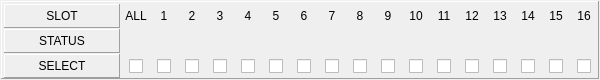
<?xml version="1.0" encoding="UTF-8"?>
<ui version="4.0">
 <class>CSlotBox</class>
 <widget class="QWidget" name="CSlotBox">
  <property name="geometry">
   <rect>
    <x>0</x>
    <y>0</y>
    <width>600</width>
    <height>80</height>
   </rect>
  </property>
  <property name="minimumSize">
   <size>
    <width>580</width>
    <height>80</height>
   </size>
  </property>
  <property name="maximumSize">
   <size>
    <width>600</width>
    <height>120</height>
   </size>
  </property>
  <property name="windowTitle">
   <string>Form</string>
  </property>
  <layout class="QHBoxLayout" name="horizontalLayout">
   <property name="spacing">
    <number>1</number>
   </property>
   <property name="leftMargin">
    <number>1</number>
   </property>
   <property name="topMargin">
    <number>1</number>
   </property>
   <property name="rightMargin">
    <number>1</number>
   </property>
   <property name="bottomMargin">
    <number>1</number>
   </property>
   <item>
    <widget class="QFrame" name="frame">
     <property name="sizePolicy">
      <sizepolicy hsizetype="Minimum" vsizetype="Fixed">
       <horstretch>0</horstretch>
       <verstretch>0</verstretch>
      </sizepolicy>
     </property>
     <property name="minimumSize">
      <size>
       <width>500</width>
       <height>0</height>
      </size>
     </property>
     <property name="maximumSize">
      <size>
       <width>16677</width>
       <height>16677</height>
      </size>
     </property>
     <property name="frameShape">
      <enum>QFrame::Panel</enum>
     </property>
     <property name="frameShadow">
      <enum>QFrame::Raised</enum>
     </property>
     <layout class="QGridLayout" name="gridLayout">
      <property name="leftMargin">
       <number>2</number>
      </property>
      <property name="topMargin">
       <number>2</number>
      </property>
      <property name="rightMargin">
       <number>2</number>
      </property>
      <property name="bottomMargin">
       <number>2</number>
      </property>
      <property name="horizontalSpacing">
       <number>4</number>
      </property>
      <property name="verticalSpacing">
       <number>2</number>
      </property>
      <item row="0" column="0">
       <widget class="QLabel" name="lblSLOT">
        <property name="sizePolicy">
         <sizepolicy hsizetype="MinimumExpanding" vsizetype="Expanding">
          <horstretch>0</horstretch>
          <verstretch>0</verstretch>
         </sizepolicy>
        </property>
        <property name="minimumSize">
         <size>
          <width>24</width>
          <height>24</height>
         </size>
        </property>
        <property name="styleSheet">
         <string notr="true"/>
        </property>
        <property name="frameShape">
         <enum>QFrame::Panel</enum>
        </property>
        <property name="frameShadow">
         <enum>QFrame::Raised</enum>
        </property>
        <property name="text">
         <string>SLOT</string>
        </property>
        <property name="alignment">
         <set>Qt::AlignCenter</set>
        </property>
       </widget>
      </item>
      <item row="0" column="1">
       <widget class="QLabel" name="slotAll">
        <property name="minimumSize">
         <size>
          <width>24</width>
          <height>24</height>
         </size>
        </property>
        <property name="maximumSize">
         <size>
          <width>24</width>
          <height>24</height>
         </size>
        </property>
        <property name="styleSheet">
         <string notr="true">background-color: transparent;margin:1px;</string>
        </property>
        <property name="text">
         <string>ALL</string>
        </property>
        <property name="alignment">
         <set>Qt::AlignCenter</set>
        </property>
       </widget>
      </item>
      <item row="0" column="2">
       <widget class="QLabel" name="slot1">
        <property name="minimumSize">
         <size>
          <width>24</width>
          <height>24</height>
         </size>
        </property>
        <property name="maximumSize">
         <size>
          <width>24</width>
          <height>24</height>
         </size>
        </property>
        <property name="styleSheet">
         <string notr="true">background-color: transparent;margin:1px;</string>
        </property>
        <property name="text">
         <string>1</string>
        </property>
        <property name="alignment">
         <set>Qt::AlignCenter</set>
        </property>
       </widget>
      </item>
      <item row="0" column="3">
       <widget class="QLabel" name="slot2">
        <property name="minimumSize">
         <size>
          <width>24</width>
          <height>24</height>
         </size>
        </property>
        <property name="maximumSize">
         <size>
          <width>24</width>
          <height>24</height>
         </size>
        </property>
        <property name="styleSheet">
         <string notr="true">background-color: transparent;margin:1px;</string>
        </property>
        <property name="text">
         <string>2</string>
        </property>
        <property name="alignment">
         <set>Qt::AlignCenter</set>
        </property>
       </widget>
      </item>
      <item row="0" column="4">
       <widget class="QLabel" name="slot3">
        <property name="minimumSize">
         <size>
          <width>24</width>
          <height>24</height>
         </size>
        </property>
        <property name="maximumSize">
         <size>
          <width>24</width>
          <height>24</height>
         </size>
        </property>
        <property name="styleSheet">
         <string notr="true">background-color: transparent;margin:1px;</string>
        </property>
        <property name="text">
         <string>3</string>
        </property>
        <property name="alignment">
         <set>Qt::AlignCenter</set>
        </property>
       </widget>
      </item>
      <item row="0" column="5">
       <widget class="QLabel" name="slot4">
        <property name="minimumSize">
         <size>
          <width>24</width>
          <height>24</height>
         </size>
        </property>
        <property name="maximumSize">
         <size>
          <width>24</width>
          <height>24</height>
         </size>
        </property>
        <property name="styleSheet">
         <string notr="true">background-color: transparent;margin:1px;</string>
        </property>
        <property name="text">
         <string>4</string>
        </property>
        <property name="alignment">
         <set>Qt::AlignCenter</set>
        </property>
       </widget>
      </item>
      <item row="0" column="6">
       <widget class="QLabel" name="slot5">
        <property name="minimumSize">
         <size>
          <width>24</width>
          <height>24</height>
         </size>
        </property>
        <property name="maximumSize">
         <size>
          <width>24</width>
          <height>24</height>
         </size>
        </property>
        <property name="styleSheet">
         <string notr="true">background-color: transparent;margin:1px;</string>
        </property>
        <property name="text">
         <string>5</string>
        </property>
        <property name="alignment">
         <set>Qt::AlignCenter</set>
        </property>
       </widget>
      </item>
      <item row="0" column="7">
       <widget class="QLabel" name="slot6">
        <property name="minimumSize">
         <size>
          <width>24</width>
          <height>24</height>
         </size>
        </property>
        <property name="maximumSize">
         <size>
          <width>24</width>
          <height>24</height>
         </size>
        </property>
        <property name="styleSheet">
         <string notr="true">background-color: transparent;margin:1px;</string>
        </property>
        <property name="text">
         <string>6</string>
        </property>
        <property name="alignment">
         <set>Qt::AlignCenter</set>
        </property>
       </widget>
      </item>
      <item row="0" column="8">
       <widget class="QLabel" name="slot7">
        <property name="minimumSize">
         <size>
          <width>24</width>
          <height>24</height>
         </size>
        </property>
        <property name="maximumSize">
         <size>
          <width>24</width>
          <height>24</height>
         </size>
        </property>
        <property name="styleSheet">
         <string notr="true">background-color: transparent;margin:1px;</string>
        </property>
        <property name="text">
         <string>7</string>
        </property>
        <property name="alignment">
         <set>Qt::AlignCenter</set>
        </property>
       </widget>
      </item>
      <item row="0" column="9">
       <widget class="QLabel" name="slot8">
        <property name="minimumSize">
         <size>
          <width>24</width>
          <height>24</height>
         </size>
        </property>
        <property name="maximumSize">
         <size>
          <width>24</width>
          <height>24</height>
         </size>
        </property>
        <property name="styleSheet">
         <string notr="true">background-color: transparent;margin:1px;</string>
        </property>
        <property name="text">
         <string>8</string>
        </property>
        <property name="alignment">
         <set>Qt::AlignCenter</set>
        </property>
       </widget>
      </item>
      <item row="0" column="10">
       <widget class="QLabel" name="slot9">
        <property name="minimumSize">
         <size>
          <width>24</width>
          <height>24</height>
         </size>
        </property>
        <property name="maximumSize">
         <size>
          <width>24</width>
          <height>24</height>
         </size>
        </property>
        <property name="styleSheet">
         <string notr="true">background-color: transparent;margin:1px;</string>
        </property>
        <property name="text">
         <string>9</string>
        </property>
        <property name="alignment">
         <set>Qt::AlignCenter</set>
        </property>
       </widget>
      </item>
      <item row="0" column="11">
       <widget class="QLabel" name="slot10">
        <property name="minimumSize">
         <size>
          <width>24</width>
          <height>24</height>
         </size>
        </property>
        <property name="maximumSize">
         <size>
          <width>24</width>
          <height>24</height>
         </size>
        </property>
        <property name="styleSheet">
         <string notr="true">background-color: transparent;margin:1px;</string>
        </property>
        <property name="text">
         <string>10</string>
        </property>
        <property name="alignment">
         <set>Qt::AlignCenter</set>
        </property>
       </widget>
      </item>
      <item row="0" column="12">
       <widget class="QLabel" name="slot11">
        <property name="minimumSize">
         <size>
          <width>24</width>
          <height>24</height>
         </size>
        </property>
        <property name="maximumSize">
         <size>
          <width>24</width>
          <height>24</height>
         </size>
        </property>
        <property name="styleSheet">
         <string notr="true">background-color: transparent;margin:1px;</string>
        </property>
        <property name="text">
         <string>11</string>
        </property>
        <property name="alignment">
         <set>Qt::AlignCenter</set>
        </property>
       </widget>
      </item>
      <item row="0" column="13">
       <widget class="QLabel" name="slot12">
        <property name="minimumSize">
         <size>
          <width>24</width>
          <height>24</height>
         </size>
        </property>
        <property name="maximumSize">
         <size>
          <width>24</width>
          <height>24</height>
         </size>
        </property>
        <property name="styleSheet">
         <string notr="true">background-color: transparent;margin:1px;</string>
        </property>
        <property name="text">
         <string>12</string>
        </property>
        <property name="alignment">
         <set>Qt::AlignCenter</set>
        </property>
       </widget>
      </item>
      <item row="0" column="14">
       <widget class="QLabel" name="slot13">
        <property name="minimumSize">
         <size>
          <width>24</width>
          <height>24</height>
         </size>
        </property>
        <property name="maximumSize">
         <size>
          <width>24</width>
          <height>24</height>
         </size>
        </property>
        <property name="styleSheet">
         <string notr="true">background-color: transparent;margin:1px;</string>
        </property>
        <property name="text">
         <string>13</string>
        </property>
        <property name="alignment">
         <set>Qt::AlignCenter</set>
        </property>
       </widget>
      </item>
      <item row="0" column="15">
       <widget class="QLabel" name="slot14">
        <property name="minimumSize">
         <size>
          <width>24</width>
          <height>24</height>
         </size>
        </property>
        <property name="maximumSize">
         <size>
          <width>24</width>
          <height>24</height>
         </size>
        </property>
        <property name="styleSheet">
         <string notr="true">background-color: transparent;margin:1px;</string>
        </property>
        <property name="text">
         <string>14</string>
        </property>
        <property name="alignment">
         <set>Qt::AlignCenter</set>
        </property>
       </widget>
      </item>
      <item row="0" column="16">
       <widget class="QLabel" name="slot15">
        <property name="minimumSize">
         <size>
          <width>24</width>
          <height>24</height>
         </size>
        </property>
        <property name="maximumSize">
         <size>
          <width>24</width>
          <height>24</height>
         </size>
        </property>
        <property name="styleSheet">
         <string notr="true">background-color: transparent;margin:1px;</string>
        </property>
        <property name="text">
         <string>15</string>
        </property>
        <property name="alignment">
         <set>Qt::AlignCenter</set>
        </property>
       </widget>
      </item>
      <item row="0" column="17">
       <widget class="QLabel" name="slot16">
        <property name="minimumSize">
         <size>
          <width>24</width>
          <height>24</height>
         </size>
        </property>
        <property name="maximumSize">
         <size>
          <width>24</width>
          <height>24</height>
         </size>
        </property>
        <property name="styleSheet">
         <string notr="true">background-color: transparent;margin:1px;</string>
        </property>
        <property name="text">
         <string>16</string>
        </property>
        <property name="alignment">
         <set>Qt::AlignCenter</set>
        </property>
       </widget>
      </item>
      <item row="1" column="0">
       <widget class="QLabel" name="lblCPU1">
        <property name="sizePolicy">
         <sizepolicy hsizetype="MinimumExpanding" vsizetype="Expanding">
          <horstretch>0</horstretch>
          <verstretch>0</verstretch>
         </sizepolicy>
        </property>
        <property name="minimumSize">
         <size>
          <width>24</width>
          <height>24</height>
         </size>
        </property>
        <property name="frameShape">
         <enum>QFrame::Panel</enum>
        </property>
        <property name="frameShadow">
         <enum>QFrame::Raised</enum>
        </property>
        <property name="text">
         <string>STATUS</string>
        </property>
        <property name="alignment">
         <set>Qt::AlignCenter</set>
        </property>
       </widget>
      </item>
      <item row="1" column="2">
       <widget class="QLabel" name="lblStatus">
        <property name="minimumSize">
         <size>
          <width>24</width>
          <height>24</height>
         </size>
        </property>
        <property name="maximumSize">
         <size>
          <width>22</width>
          <height>22</height>
         </size>
        </property>
        <property name="text">
         <string/>
        </property>
        <property name="pixmap">
         <pixmap resource="../Diag.qrc">:/icon/icon/green_marble.ico</pixmap>
        </property>
        <property name="scaledContents">
         <bool>true</bool>
        </property>
       </widget>
      </item>
      <item row="1" column="3">
       <widget class="QLabel" name="lblStatus_2">
        <property name="minimumSize">
         <size>
          <width>24</width>
          <height>24</height>
         </size>
        </property>
        <property name="maximumSize">
         <size>
          <width>22</width>
          <height>22</height>
         </size>
        </property>
        <property name="text">
         <string/>
        </property>
        <property name="pixmap">
         <pixmap resource="../Diag.qrc">:/icon/icon/green_marble.ico</pixmap>
        </property>
        <property name="scaledContents">
         <bool>true</bool>
        </property>
       </widget>
      </item>
      <item row="1" column="4">
       <widget class="QLabel" name="lblStatus_3">
        <property name="minimumSize">
         <size>
          <width>24</width>
          <height>24</height>
         </size>
        </property>
        <property name="maximumSize">
         <size>
          <width>22</width>
          <height>22</height>
         </size>
        </property>
        <property name="text">
         <string/>
        </property>
        <property name="pixmap">
         <pixmap resource="../Diag.qrc">:/icon/icon/green_marble.ico</pixmap>
        </property>
        <property name="scaledContents">
         <bool>true</bool>
        </property>
       </widget>
      </item>
      <item row="1" column="5">
       <widget class="QLabel" name="lblStatus_4">
        <property name="minimumSize">
         <size>
          <width>24</width>
          <height>24</height>
         </size>
        </property>
        <property name="maximumSize">
         <size>
          <width>22</width>
          <height>22</height>
         </size>
        </property>
        <property name="text">
         <string/>
        </property>
        <property name="pixmap">
         <pixmap resource="../Diag.qrc">:/icon/icon/green_marble.ico</pixmap>
        </property>
        <property name="scaledContents">
         <bool>true</bool>
        </property>
       </widget>
      </item>
      <item row="1" column="6">
       <widget class="QLabel" name="lblStatus_5">
        <property name="minimumSize">
         <size>
          <width>24</width>
          <height>24</height>
         </size>
        </property>
        <property name="maximumSize">
         <size>
          <width>22</width>
          <height>22</height>
         </size>
        </property>
        <property name="text">
         <string/>
        </property>
        <property name="pixmap">
         <pixmap resource="../Diag.qrc">:/icon/icon/green_marble.ico</pixmap>
        </property>
        <property name="scaledContents">
         <bool>true</bool>
        </property>
       </widget>
      </item>
      <item row="1" column="7">
       <widget class="QLabel" name="lblStatus_6">
        <property name="minimumSize">
         <size>
          <width>24</width>
          <height>24</height>
         </size>
        </property>
        <property name="maximumSize">
         <size>
          <width>22</width>
          <height>22</height>
         </size>
        </property>
        <property name="text">
         <string/>
        </property>
        <property name="pixmap">
         <pixmap resource="../Diag.qrc">:/icon/icon/green_marble.ico</pixmap>
        </property>
        <property name="scaledContents">
         <bool>true</bool>
        </property>
       </widget>
      </item>
      <item row="1" column="8">
       <widget class="QLabel" name="lblStatus_7">
        <property name="minimumSize">
         <size>
          <width>24</width>
          <height>24</height>
         </size>
        </property>
        <property name="maximumSize">
         <size>
          <width>22</width>
          <height>22</height>
         </size>
        </property>
        <property name="text">
         <string/>
        </property>
        <property name="pixmap">
         <pixmap resource="../Diag.qrc">:/icon/icon/green_marble.ico</pixmap>
        </property>
        <property name="scaledContents">
         <bool>true</bool>
        </property>
       </widget>
      </item>
      <item row="1" column="9">
       <widget class="QLabel" name="lblStatus_8">
        <property name="minimumSize">
         <size>
          <width>24</width>
          <height>24</height>
         </size>
        </property>
        <property name="maximumSize">
         <size>
          <width>22</width>
          <height>22</height>
         </size>
        </property>
        <property name="text">
         <string/>
        </property>
        <property name="pixmap">
         <pixmap resource="../Diag.qrc">:/icon/icon/green_marble.ico</pixmap>
        </property>
        <property name="scaledContents">
         <bool>true</bool>
        </property>
       </widget>
      </item>
      <item row="1" column="10">
       <widget class="QLabel" name="lblStatus_9">
        <property name="minimumSize">
         <size>
          <width>24</width>
          <height>24</height>
         </size>
        </property>
        <property name="maximumSize">
         <size>
          <width>22</width>
          <height>22</height>
         </size>
        </property>
        <property name="text">
         <string/>
        </property>
        <property name="pixmap">
         <pixmap resource="../Diag.qrc">:/icon/icon/green_marble.ico</pixmap>
        </property>
        <property name="scaledContents">
         <bool>true</bool>
        </property>
       </widget>
      </item>
      <item row="1" column="11">
       <widget class="QLabel" name="lblStatus_10">
        <property name="minimumSize">
         <size>
          <width>24</width>
          <height>24</height>
         </size>
        </property>
        <property name="maximumSize">
         <size>
          <width>22</width>
          <height>22</height>
         </size>
        </property>
        <property name="text">
         <string/>
        </property>
        <property name="pixmap">
         <pixmap resource="../Diag.qrc">:/icon/icon/green_marble.ico</pixmap>
        </property>
        <property name="scaledContents">
         <bool>true</bool>
        </property>
       </widget>
      </item>
      <item row="1" column="12">
       <widget class="QLabel" name="lblStatus_11">
        <property name="minimumSize">
         <size>
          <width>24</width>
          <height>24</height>
         </size>
        </property>
        <property name="maximumSize">
         <size>
          <width>22</width>
          <height>22</height>
         </size>
        </property>
        <property name="text">
         <string/>
        </property>
        <property name="pixmap">
         <pixmap resource="../Diag.qrc">:/icon/icon/green_marble.ico</pixmap>
        </property>
        <property name="scaledContents">
         <bool>true</bool>
        </property>
       </widget>
      </item>
      <item row="1" column="13">
       <widget class="QLabel" name="lblStatus_12">
        <property name="minimumSize">
         <size>
          <width>24</width>
          <height>24</height>
         </size>
        </property>
        <property name="maximumSize">
         <size>
          <width>22</width>
          <height>22</height>
         </size>
        </property>
        <property name="text">
         <string/>
        </property>
        <property name="pixmap">
         <pixmap resource="../Diag.qrc">:/icon/icon/green_marble.ico</pixmap>
        </property>
        <property name="scaledContents">
         <bool>true</bool>
        </property>
       </widget>
      </item>
      <item row="1" column="14">
       <widget class="QLabel" name="lblStatus_13">
        <property name="minimumSize">
         <size>
          <width>24</width>
          <height>24</height>
         </size>
        </property>
        <property name="maximumSize">
         <size>
          <width>22</width>
          <height>22</height>
         </size>
        </property>
        <property name="text">
         <string/>
        </property>
        <property name="pixmap">
         <pixmap resource="../Diag.qrc">:/icon/icon/green_marble.ico</pixmap>
        </property>
        <property name="scaledContents">
         <bool>true</bool>
        </property>
       </widget>
      </item>
      <item row="1" column="15">
       <widget class="QLabel" name="lblStatus_14">
        <property name="minimumSize">
         <size>
          <width>24</width>
          <height>24</height>
         </size>
        </property>
        <property name="maximumSize">
         <size>
          <width>22</width>
          <height>22</height>
         </size>
        </property>
        <property name="text">
         <string/>
        </property>
        <property name="pixmap">
         <pixmap resource="../Diag.qrc">:/icon/icon/green_marble.ico</pixmap>
        </property>
        <property name="scaledContents">
         <bool>true</bool>
        </property>
       </widget>
      </item>
      <item row="1" column="16">
       <widget class="QLabel" name="lblStatus_15">
        <property name="minimumSize">
         <size>
          <width>24</width>
          <height>24</height>
         </size>
        </property>
        <property name="maximumSize">
         <size>
          <width>22</width>
          <height>22</height>
         </size>
        </property>
        <property name="text">
         <string/>
        </property>
        <property name="pixmap">
         <pixmap resource="../Diag.qrc">:/icon/icon/green_marble.ico</pixmap>
        </property>
        <property name="scaledContents">
         <bool>true</bool>
        </property>
       </widget>
      </item>
      <item row="1" column="17">
       <widget class="QLabel" name="lblStatus_16">
        <property name="minimumSize">
         <size>
          <width>24</width>
          <height>24</height>
         </size>
        </property>
        <property name="maximumSize">
         <size>
          <width>22</width>
          <height>22</height>
         </size>
        </property>
        <property name="text">
         <string/>
        </property>
        <property name="pixmap">
         <pixmap resource="../Diag.qrc">:/icon/icon/green_marble.ico</pixmap>
        </property>
        <property name="scaledContents">
         <bool>true</bool>
        </property>
       </widget>
      </item>
      <item row="2" column="0">
       <widget class="QLabel" name="lblCPU2">
        <property name="sizePolicy">
         <sizepolicy hsizetype="MinimumExpanding" vsizetype="Expanding">
          <horstretch>0</horstretch>
          <verstretch>0</verstretch>
         </sizepolicy>
        </property>
        <property name="minimumSize">
         <size>
          <width>24</width>
          <height>24</height>
         </size>
        </property>
        <property name="frameShape">
         <enum>QFrame::Panel</enum>
        </property>
        <property name="frameShadow">
         <enum>QFrame::Raised</enum>
        </property>
        <property name="text">
         <string>SELECT</string>
        </property>
        <property name="alignment">
         <set>Qt::AlignCenter</set>
        </property>
       </widget>
      </item>
      <item row="2" column="1">
       <widget class="QCheckBox" name="chkSlotAll">
        <property name="minimumSize">
         <size>
          <width>24</width>
          <height>24</height>
         </size>
        </property>
        <property name="maximumSize">
         <size>
          <width>24</width>
          <height>24</height>
         </size>
        </property>
        <property name="contextMenuPolicy">
         <enum>Qt::DefaultContextMenu</enum>
        </property>
        <property name="layoutDirection">
         <enum>Qt::LeftToRight</enum>
        </property>
        <property name="styleSheet">
         <string notr="true">QCheckBox::indicator { subcontrol-origin: padding; subcontrol-position: center; }</string>
        </property>
        <property name="checked">
         <bool>false</bool>
        </property>
       </widget>
      </item>
      <item row="2" column="2">
       <widget class="QCheckBox" name="chkSlot1">
        <property name="minimumSize">
         <size>
          <width>24</width>
          <height>24</height>
         </size>
        </property>
        <property name="maximumSize">
         <size>
          <width>24</width>
          <height>24</height>
         </size>
        </property>
        <property name="contextMenuPolicy">
         <enum>Qt::DefaultContextMenu</enum>
        </property>
        <property name="layoutDirection">
         <enum>Qt::LeftToRight</enum>
        </property>
        <property name="styleSheet">
         <string notr="true">QCheckBox::indicator { subcontrol-origin: padding; subcontrol-position: center; }</string>
        </property>
        <property name="checked">
         <bool>false</bool>
        </property>
       </widget>
      </item>
      <item row="2" column="3">
       <widget class="QCheckBox" name="chkSlot2">
        <property name="minimumSize">
         <size>
          <width>24</width>
          <height>24</height>
         </size>
        </property>
        <property name="styleSheet">
         <string notr="true">QCheckBox::indicator { subcontrol-origin: padding; subcontrol-position: center; }</string>
        </property>
        <property name="text">
         <string/>
        </property>
        <property name="checked">
         <bool>false</bool>
        </property>
       </widget>
      </item>
      <item row="2" column="4">
       <widget class="QCheckBox" name="chkSlot3">
        <property name="minimumSize">
         <size>
          <width>24</width>
          <height>24</height>
         </size>
        </property>
        <property name="styleSheet">
         <string notr="true">QCheckBox::indicator { subcontrol-origin: padding; subcontrol-position: center; }</string>
        </property>
        <property name="text">
         <string/>
        </property>
        <property name="checked">
         <bool>false</bool>
        </property>
       </widget>
      </item>
      <item row="2" column="5">
       <widget class="QCheckBox" name="chkSlot4">
        <property name="minimumSize">
         <size>
          <width>24</width>
          <height>24</height>
         </size>
        </property>
        <property name="styleSheet">
         <string notr="true">QCheckBox::indicator { subcontrol-origin: padding; subcontrol-position: center; }</string>
        </property>
        <property name="text">
         <string/>
        </property>
        <property name="checked">
         <bool>false</bool>
        </property>
       </widget>
      </item>
      <item row="2" column="6">
       <widget class="QCheckBox" name="chkSlot5">
        <property name="minimumSize">
         <size>
          <width>24</width>
          <height>24</height>
         </size>
        </property>
        <property name="styleSheet">
         <string notr="true">QCheckBox::indicator { subcontrol-origin: padding; subcontrol-position: center; }</string>
        </property>
        <property name="text">
         <string/>
        </property>
        <property name="checked">
         <bool>false</bool>
        </property>
       </widget>
      </item>
      <item row="2" column="7">
       <widget class="QCheckBox" name="chkSlot6">
        <property name="minimumSize">
         <size>
          <width>24</width>
          <height>24</height>
         </size>
        </property>
        <property name="styleSheet">
         <string notr="true">QCheckBox::indicator { subcontrol-origin: padding; subcontrol-position: center; }</string>
        </property>
        <property name="text">
         <string/>
        </property>
        <property name="checked">
         <bool>false</bool>
        </property>
       </widget>
      </item>
      <item row="2" column="8">
       <widget class="QCheckBox" name="chkSlot7">
        <property name="minimumSize">
         <size>
          <width>24</width>
          <height>24</height>
         </size>
        </property>
        <property name="styleSheet">
         <string notr="true">QCheckBox::indicator { subcontrol-origin: padding; subcontrol-position: center; }</string>
        </property>
        <property name="text">
         <string/>
        </property>
        <property name="checked">
         <bool>false</bool>
        </property>
       </widget>
      </item>
      <item row="2" column="9">
       <widget class="QCheckBox" name="chkSlot8">
        <property name="minimumSize">
         <size>
          <width>24</width>
          <height>24</height>
         </size>
        </property>
        <property name="styleSheet">
         <string notr="true">QCheckBox::indicator { subcontrol-origin: padding; subcontrol-position: center; }</string>
        </property>
        <property name="text">
         <string/>
        </property>
        <property name="checked">
         <bool>false</bool>
        </property>
       </widget>
      </item>
      <item row="2" column="10">
       <widget class="QCheckBox" name="chkSlot9">
        <property name="minimumSize">
         <size>
          <width>24</width>
          <height>24</height>
         </size>
        </property>
        <property name="styleSheet">
         <string notr="true">QCheckBox::indicator { subcontrol-origin: padding; subcontrol-position: center; }</string>
        </property>
        <property name="text">
         <string/>
        </property>
        <property name="checked">
         <bool>false</bool>
        </property>
       </widget>
      </item>
      <item row="2" column="11">
       <widget class="QCheckBox" name="chkSlot10">
        <property name="minimumSize">
         <size>
          <width>24</width>
          <height>24</height>
         </size>
        </property>
        <property name="styleSheet">
         <string notr="true">QCheckBox::indicator { subcontrol-origin: padding; subcontrol-position: center; }</string>
        </property>
        <property name="text">
         <string/>
        </property>
        <property name="checked">
         <bool>false</bool>
        </property>
       </widget>
      </item>
      <item row="2" column="12">
       <widget class="QCheckBox" name="chkSlot11">
        <property name="minimumSize">
         <size>
          <width>24</width>
          <height>24</height>
         </size>
        </property>
        <property name="styleSheet">
         <string notr="true">QCheckBox::indicator { subcontrol-origin: padding; subcontrol-position: center; }</string>
        </property>
        <property name="text">
         <string/>
        </property>
        <property name="checked">
         <bool>false</bool>
        </property>
       </widget>
      </item>
      <item row="2" column="13">
       <widget class="QCheckBox" name="chkSlot12">
        <property name="minimumSize">
         <size>
          <width>24</width>
          <height>24</height>
         </size>
        </property>
        <property name="styleSheet">
         <string notr="true">QCheckBox::indicator { subcontrol-origin: padding; subcontrol-position: center; }</string>
        </property>
        <property name="text">
         <string/>
        </property>
        <property name="checked">
         <bool>false</bool>
        </property>
       </widget>
      </item>
      <item row="2" column="14">
       <widget class="QCheckBox" name="chkSlot13">
        <property name="minimumSize">
         <size>
          <width>24</width>
          <height>24</height>
         </size>
        </property>
        <property name="styleSheet">
         <string notr="true">QCheckBox::indicator { subcontrol-origin: padding; subcontrol-position: center; }</string>
        </property>
        <property name="text">
         <string/>
        </property>
        <property name="checked">
         <bool>false</bool>
        </property>
       </widget>
      </item>
      <item row="2" column="15">
       <widget class="QCheckBox" name="chkSlot14">
        <property name="minimumSize">
         <size>
          <width>24</width>
          <height>24</height>
         </size>
        </property>
        <property name="styleSheet">
         <string notr="true">QCheckBox::indicator { subcontrol-origin: padding; subcontrol-position: center; }</string>
        </property>
        <property name="text">
         <string/>
        </property>
        <property name="checked">
         <bool>false</bool>
        </property>
       </widget>
      </item>
      <item row="2" column="16">
       <widget class="QCheckBox" name="chkSlot15">
        <property name="minimumSize">
         <size>
          <width>24</width>
          <height>24</height>
         </size>
        </property>
        <property name="styleSheet">
         <string notr="true">QCheckBox::indicator { subcontrol-origin: padding; subcontrol-position: center; }</string>
        </property>
        <property name="text">
         <string/>
        </property>
        <property name="checked">
         <bool>false</bool>
        </property>
       </widget>
      </item>
      <item row="2" column="17">
       <widget class="QCheckBox" name="chkSlot16">
        <property name="minimumSize">
         <size>
          <width>24</width>
          <height>24</height>
         </size>
        </property>
        <property name="maximumSize">
         <size>
          <width>24</width>
          <height>24</height>
         </size>
        </property>
        <property name="styleSheet">
         <string notr="true">QCheckBox::indicator { subcontrol-origin: padding; subcontrol-position: center; }</string>
        </property>
        <property name="text">
         <string/>
        </property>
        <property name="checked">
         <bool>false</bool>
        </property>
       </widget>
      </item>
     </layout>
    </widget>
   </item>
  </layout>
 </widget>
 <resources>
  <include location="../Diag.qrc"/>
 </resources>
 <connections/>
</ui>
